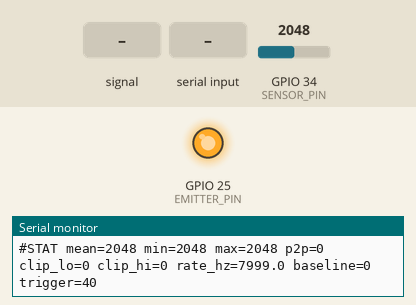
The sketch below on a simulated ESP32. On the bench: output pins drawn as LEDs (lit = HIGH), the last lines printed to the serial monitor. The inputs (shaded band) are chosen by the test bench; at power-on: GPIO 34 (SENSOR_PIN) = 2048 (analog values on the 0–4095 scale).

Above: at 1.9 s.
2.0 s: GPIO 34 (SENSOR_PIN) fed a 200 Hz sine of ±327 counts around its level
4.2 s: GPIO 34 (SENSOR_PIN) set to 0
8.0 s: "e\n" received over Serial
At 9.6 s:
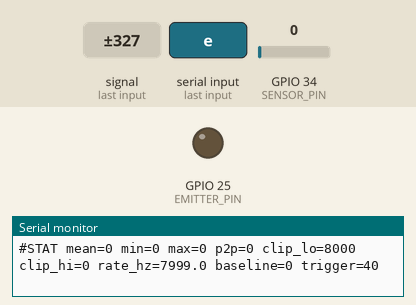
10.0 s: "s\n" received over Serial
13.0 s: GPIO 34 (SENSOR_PIN) set to 80
15.2 s: "q\n" received over Serial
Timing chart, 0 to 18.2 s (numbered marks = the images above; inputs shaded):
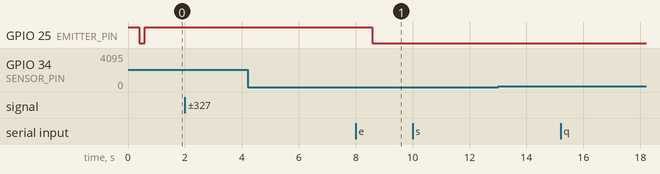

The sketch:

irtest.ino
```cpp
/*
 * VectorGate optical wingbeat sensing node.
 *
 * An IR beam crosses the tunnel. An insect flying through modulates the light
 * with its wingbeats; the photodetector turns that into a voltage the ESP32
 * samples. This sketch captures windows, decides which ones contain an event,
 * and streams the raw window to the host, which extracts features and
 * classifies. Feature extraction deliberately does NOT happen here: the server
 * runs the exact code the model was trained with, so the two cannot drift.
 *
 * Wiring (as built)
 *   Emitter:  GPIO25 -> 220R -> IR LED -> GND
 *   Detector: 3V3 -> detector long leg; short leg -> GPIO34 and -> 10k -> GND
 *
 * GPIO34 is on ADC1, which keeps working while Wi-Fi is active. ADC2 does not.
 *
 * Sample rate is 8 kHz to match the rate the species model was trained at.
 * Resampling on the host would work, but matching here avoids the question.
 *
 * Serial commands (type one character):
 *   c  re-run the calibration report
 *   e  toggle the emitter (beam on/off check)
 *   s  send the next window regardless of whether it looks like an event
 *   q  quieter: stop printing per-window statistics
 */

const int SENSOR_PIN = 34;
const int EMITTER_PIN = 25;

const uint32_t SERIAL_BAUD = 921600;
const uint32_t SAMPLE_HZ = 8000;       // matches the classifier's training rate
const int WINDOW_SAMPLES = 8000;       // 1.0 s: long enough for the host's
                                       // event detector to establish a baseline
const char NODE_ID[] = "VG-VITC-01";

// An event window has to stand well clear of the resting noise. The absolute
// floor stops a dead-quiet baseline from making every window look like an event.
const float TRIGGER_FACTOR = 3.0f;
const uint16_t MIN_EVENT_P2P = 40;

// ADC counts at the extremes mean the waveform is being clipped and only on/off
// information survives. Above this fraction the window is reported but flagged.
const float CLIP_WARN_FRACTION = 0.02f;

uint16_t window[WINDOW_SAMPLES];

float baselineP2P = 0.0f;
bool emitterOn = true;
bool verbose = true;
bool forceSend = false;
uint32_t sequence = 0;

struct WindowStats {
  uint16_t low;
  uint16_t high;
  uint16_t peakToPeak;
  uint32_t mean;
  uint32_t clipLow;
  uint32_t clipHigh;
  float achievedRateHz;
};

/* Capture one window, busy-waiting on micros() so the cadence stays even.
 * The elapsed time is measured rather than assumed: if analogRead ever
 * overruns the 125 us budget the real rate drifts below nominal, and every
 * frequency derived from it would be wrong by the same factor. The host is
 * told the rate that actually happened. */
static uint32_t captureWindow() {
  const uint32_t period = 1000000UL / SAMPLE_HZ;
  const uint32_t started = micros();
  uint32_t next = started;
  for (int i = 0; i < WINDOW_SAMPLES; i++) {
    next += period;
    while ((int32_t)(micros() - next) < 0) {
    }
    window[i] = analogRead(SENSOR_PIN);
  }
  return micros() - started;
}

static WindowStats summarise(uint32_t elapsedMicros) {
  WindowStats stats;
  stats.low = 4095;
  stats.high = 0;
  stats.clipLow = 0;
  stats.clipHigh = 0;
  uint64_t total = 0;
  for (int i = 0; i < WINDOW_SAMPLES; i++) {
    const uint16_t value = window[i];
    total += value;
    if (value < stats.low) stats.low = value;
    if (value > stats.high) stats.high = value;
    if (value == 0) stats.clipLow++;
    if (value >= 4095) stats.clipHigh++;
  }
  stats.mean = (uint32_t)(total / WINDOW_SAMPLES);
  stats.peakToPeak = stats.high - stats.low;
  stats.achievedRateHz = elapsedMicros > 0
      ? (float)WINDOW_SAMPLES * 1000000.0f / (float)elapsedMicros
      : 0.0f;
  return stats;
}

static uint16_t averageLevel(int samples) {
  uint32_t total = 0;
  for (int i = 0; i < samples; i++) {
    total += analogRead(SENSOR_PIN);
    delayMicroseconds(200);
  }
  return (uint16_t)(total / samples);
}

/* Report the operating point and say which way to move it.
 *
 * The detector output has to sit near mid-scale with the beam clear. Too high
 * and the waveform clips against the ADC ceiling; too low and it falls into the
 * ESP32's dead zone below roughly 0.1 V, where readings pin to zero. Either way
 * only on/off information survives and the wingbeat shape is lost. */
static void calibrate() {
  digitalWrite(EMITTER_PIN, LOW);
  delay(120);
  const uint16_t dark = averageLevel(200);
  digitalWrite(EMITTER_PIN, emitterOn ? HIGH : LOW);
  delay(120);
  const uint16_t lit = averageLevel(200);

  Serial.printf("#CAL dark=%u lit=%u contrast=%d\n", dark, lit, (int)lit - (int)dark);
  if (abs((int)lit - (int)dark) < 100) {
    Serial.println("#ADVICE beam not reaching the detector: check alignment, wiring and the emitter resistor");
  } else if (lit >= 3900) {
    Serial.println("#ADVICE detector saturating high: lower the load resistor (10k -> 2.2k -> 1k) or widen the gap");
  } else if (lit <= 250) {
    Serial.println("#ADVICE signal too weak: lower the emitter resistor (220R -> 100R) or narrow the gap");
  } else if (lit >= 1200 && lit <= 2900) {
    Serial.println("#ADVICE operating point is good: clear-beam level sits near mid-scale");
  } else {
    Serial.println("#ADVICE usable but off-centre: aim for a clear-beam level of 1500-2500 counts");
  }
}

static void emitWindow(const WindowStats &stats, const char *reason) {
  sequence++;
  Serial.printf("#EVENT node=%s seq=%lu rate_hz=%.1f count=%d mean=%lu p2p=%u clip_lo=%lu clip_hi=%lu reason=%s\n",
                NODE_ID, (unsigned long)sequence, stats.achievedRateHz, WINDOW_SAMPLES,
                (unsigned long)stats.mean, stats.peakToPeak,
                (unsigned long)stats.clipLow, (unsigned long)stats.clipHigh, reason);
  for (int i = 0; i < WINDOW_SAMPLES; i++) {
    Serial.print(window[i]);
    // Wrapping keeps each line short enough for a host reading line by line.
    Serial.print((i % 40 == 39 || i == WINDOW_SAMPLES - 1) ? '\n' : ',');
  }
  Serial.printf("#END seq=%lu\n", (unsigned long)sequence);
}

static void handleCommand() {
  while (Serial.available() > 0) {
    switch (Serial.read()) {
      case 'c':
        calibrate();
        break;
      case 'e':
        emitterOn = !emitterOn;
        digitalWrite(EMITTER_PIN, emitterOn ? HIGH : LOW);
        Serial.printf("#EMITTER %s\n", emitterOn ? "on" : "off");
        break;
      case 's':
        forceSend = true;
        Serial.println("#FORCE next window will be sent");
        break;
      case 'q':
        verbose = !verbose;
        Serial.printf("#VERBOSE %s\n", verbose ? "on" : "off");
        break;
      default:
        break;
    }
  }
}

void setup() {
  Serial.begin(SERIAL_BAUD);
  pinMode(EMITTER_PIN, OUTPUT);
  digitalWrite(EMITTER_PIN, HIGH);
  analogReadResolution(12);
  analogSetPinAttenuation(SENSOR_PIN, ADC_11db);
  delay(400);

  Serial.printf("\n#VG1 READY node=%s rate=%lu window=%d adc_bits=12 vref=3.3\n",
                NODE_ID, (unsigned long)SAMPLE_HZ, WINDOW_SAMPLES);
  calibrate();
}

void loop() {
  handleCommand();

  const uint32_t elapsed = captureWindow();
  const WindowStats stats = summarise(elapsed);

  const uint32_t clipped = stats.clipLow + stats.clipHigh;
  const bool saturated = clipped > (uint32_t)(CLIP_WARN_FRACTION * WINDOW_SAMPLES);
  if (saturated) {
    Serial.printf("#WARN clipping: %lu of %d samples at an ADC rail - waveform shape is lost\n",
                  (unsigned long)clipped, WINDOW_SAMPLES);
  }

  const float trigger = max(baselineP2P * TRIGGER_FACTOR, (float)MIN_EVENT_P2P);
  const bool isEvent = stats.peakToPeak > trigger;

  if (forceSend) {
    emitWindow(stats, "forced");
    forceSend = false;
  } else if (isEvent) {
    emitWindow(stats, saturated ? "event_clipped" : "event");
  } else {
    // Quiet windows train the baseline; event windows must not, or a steady
    // signal would slowly raise the trigger until it stopped firing.
    baselineP2P = baselineP2P == 0.0f
        ? (float)stats.peakToPeak
        : baselineP2P * 0.9f + (float)stats.peakToPeak * 0.1f;
    if (verbose) {
      Serial.printf("#STAT mean=%lu min=%u max=%u p2p=%u clip_lo=%lu clip_hi=%lu rate_hz=%.1f baseline=%.0f trigger=%.0f\n",
                    (unsigned long)stats.mean, stats.low, stats.high, stats.peakToPeak,
                    (unsigned long)stats.clipLow, (unsigned long)stats.clipHigh,
                    stats.achievedRateHz, baselineP2P, trigger);
    }
  }
}
```

Measured:
- after the input at 8.0 s, GPIO 25 (EMITTER_PIN): HIGH → LOW after 0.57 s
